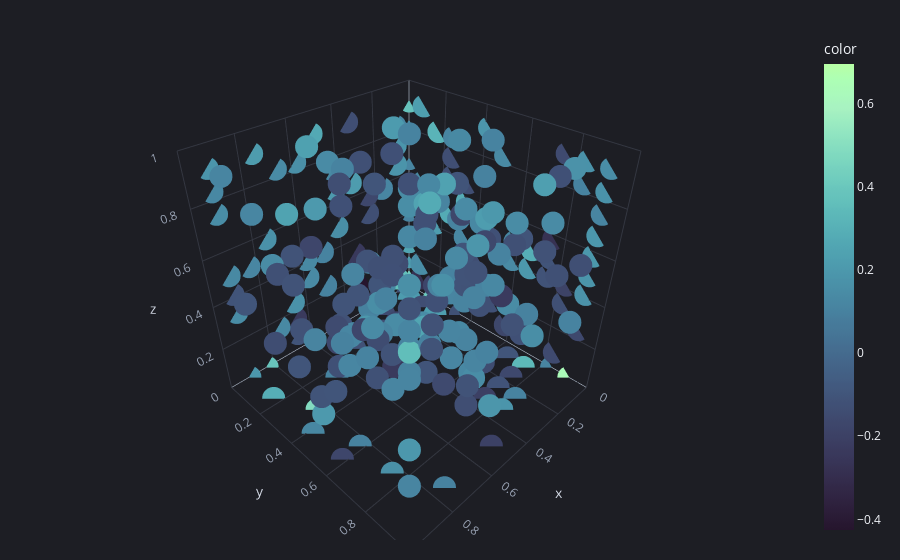

The code cell stored with this chart in its notebook:
### Code cell
import functools as ft
from einops import rearrange, reduce

N_GRID = config.voxelizer.n_grid

grid_vals = jnp.linspace(0, 1, N_GRID + 1)[:-1]

xx, yy, zz = jnp.meshgrid(grid_vals, grid_vals, grid_vals)
xyz = rearrange(jnp.array([xx, yy, zz]), 'd n1 n2 n3 -> (n1 n2 n3) d')

dens = sample.flatten() / sample.max()

cmap = rp.list_aquaria if is_dark else rp.list_cabana

def plot(dens, n_skip=2, thresh=0.1, cmap=cmap):
    bg_mask = abs(dens) > thresh
    skip_mask = jnp.all(jnp.round(xyz * N_GRID) % n_skip == 0, axis=1)
    mask = skip_mask & bg_mask
    return px.scatter_3d(
        x=xyz[mask, 0],
        y=xyz[mask, 1],
        z=xyz[mask, 2],
        color=dens[mask],
        # color=np.array(species[mask]).astype('str'),
        color_continuous_scale=cmap,
        range_x=[0, 1], range_y=[0, 1], range_z=[0, 1],
        opacity=1,
    )

plot(dens, n_skip=2)

### Figure 1 — Plotly figure (JSON) as saved in the notebook; plotly's stock layout.template omitted (floating-point values rounded to 4 significant figures; data arrays with more than 128 entries replaced by an {"elided": "..."} marker saying what was removed)
{"data": [{"hovertemplate": "x=%{x}<br>y=%{y}<br>z=%{z}<br>color=%{marker.color}<extra></extra>", "legendgroup": "", "marker": {"color": {"elided": "280 float values"}, "coloraxis": "coloraxis", "opacity": 1, "symbol": "circle"}, "mode": "markers", "name": "", "scene": "scene", "showlegend": false, "type": "scatter3d", "x": {"elided": "280 float values"}, "y": {"elided": "280 float values"}, "z": {"elided": "280 float values"}}], "layout": {"coloraxis": {"colorbar": {"title": {"text": "color"}}, "colorscale": {"elided": "256x2 mixed values"}}, "legend": {"tracegroupgap": 0}, "scene": {"domain": {"x": [0, 1], "y": [0, 1]}, "xaxis": {"range": [0, 1], "title": {"text": "x"}}, "yaxis": {"range": [0, 1], "title": {"text": "y"}}, "zaxis": {"range": [0, 1], "title": {"text": "z"}}}}}
